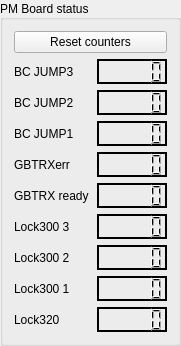
   <widget class="QGroupBox" name="PM_BOARD_STATUS">
    <property name="geometry">
     <rect>
      <x>200</x>
      <y>410</y>
      <width>181</width>
      <height>310</height>
     </rect>
    </property>
    <property name="title">
     <string>PM Board status</string>
    </property>
    <property name="alignment">
     <set>Qt::AlignJustify|Qt::AlignVCenter</set>
    </property>
    <layout class="QGridLayout" name="gridLayout_10">
     <item row="7" column="1">
      <widget class="QLCDNumber" name="lcdNumber_10">
       <property name="minimumSize">
        <size>
         <width>70</width>
         <height>25</height>
        </size>
       </property>
       <property name="maximumSize">
        <size>
         <width>70</width>
         <height>25</height>
        </size>
       </property>
       <property name="frameShadow">
        <enum>QFrame::Plain</enum>
       </property>
       <property name="lineWidth">
        <number>2</number>
       </property>
      </widget>
     </item>
     <item row="8" column="1">
      <widget class="QLCDNumber" name="lcdNumber_11">
       <property name="minimumSize">
        <size>
         <width>70</width>
         <height>25</height>
        </size>
       </property>
       <property name="maximumSize">
        <size>
         <width>70</width>
         <height>25</height>
        </size>
       </property>
       <property name="frameShadow">
        <enum>QFrame::Plain</enum>
       </property>
       <property name="lineWidth">
        <number>2</number>
       </property>
      </widget>
     </item>
     <item row="9" column="0">
      <widget class="QLabel" name="LOCK320">
       <property name="text">
        <string>Lock320</string>
       </property>
      </widget>
     </item>
     <item row="6" column="1">
      <widget class="QLCDNumber" name="lcdNumber_8">
       <property name="minimumSize">
        <size>
         <width>70</width>
         <height>25</height>
        </size>
       </property>
       <property name="maximumSize">
        <size>
         <width>70</width>
         <height>25</height>
        </size>
       </property>
       <property name="frameShadow">
        <enum>QFrame::Plain</enum>
       </property>
       <property name="lineWidth">
        <number>2</number>
       </property>
      </widget>
     </item>
     <item row="7" column="0">
      <widget class="QLabel" name="LOCK300_2">
       <property name="text">
        <string>Lock300 2</string>
       </property>
      </widget>
     </item>
     <item row="8" column="0">
      <widget class="QLabel" name="LOCK300_1">
       <property name="text">
        <string>Lock300 1</string>
       </property>
      </widget>
     </item>
     <item row="9" column="1">
      <widget class="QLCDNumber" name="lcdNumber_12">
       <property name="minimumSize">
        <size>
         <width>70</width>
         <height>25</height>
        </size>
       </property>
       <property name="maximumSize">
        <size>
         <width>70</width>
         <height>25</height>
        </size>
       </property>
       <property name="frameShadow">
        <enum>QFrame::Plain</enum>
       </property>
       <property name="lineWidth">
        <number>2</number>
       </property>
      </widget>
     </item>
     <item row="4" column="0">
      <widget class="QLabel" name="GBTRXERR">
       <property name="text">
        <string>GBTRXerr</string>
       </property>
      </widget>
     </item>
     <item row="5" column="0">
      <widget class="QLabel" name="GBTRX_READY">
       <property name="text">
        <string>GBTRX ready</string>
       </property>
      </widget>
     </item>
     <item row="1" column="1">
      <widget class="QLCDNumber" name="lcdNumber">
       <property name="minimumSize">
        <size>
         <width>70</width>
         <height>25</height>
        </size>
       </property>
       <property name="maximumSize">
        <size>
         <width>70</width>
         <height>25</height>
        </size>
       </property>
       <property name="frameShadow">
        <enum>QFrame::Plain</enum>
       </property>
       <property name="lineWidth">
        <number>2</number>
       </property>
      </widget>
     </item>
     <item row="1" column="0">
      <widget class="QLabel" name="BC_JUMP3">
       <property name="text">
        <string>BC JUMP3</string>
       </property>
      </widget>
     </item>
     <item row="4" column="1">
      <widget class="QLCDNumber" name="lcdNumber_6">
       <property name="minimumSize">
        <size>
         <width>70</width>
         <height>25</height>
        </size>
       </property>
       <property name="maximumSize">
        <size>
         <width>70</width>
         <height>25</height>
        </size>
       </property>
       <property name="frameShadow">
        <enum>QFrame::Plain</enum>
       </property>
       <property name="lineWidth">
        <number>2</number>
       </property>
      </widget>
     </item>
     <item row="5" column="1">
      <widget class="QLCDNumber" name="lcdNumber_7">
       <property name="minimumSize">
        <size>
         <width>70</width>
         <height>25</height>
        </size>
       </property>
       <property name="maximumSize">
        <size>
         <width>70</width>
         <height>25</height>
        </size>
       </property>
       <property name="frameShadow">
        <enum>QFrame::Plain</enum>
       </property>
       <property name="lineWidth">
        <number>2</number>
       </property>
      </widget>
     </item>
     <item row="3" column="1">
      <widget class="QLCDNumber" name="lcdNumber_5">
       <property name="minimumSize">
        <size>
         <width>70</width>
         <height>25</height>
        </size>
       </property>
       <property name="maximumSize">
        <size>
         <width>70</width>
         <height>25</height>
        </size>
       </property>
       <property name="frameShadow">
        <enum>QFrame::Plain</enum>
       </property>
       <property name="lineWidth">
        <number>2</number>
       </property>
      </widget>
     </item>
     <item row="2" column="0">
      <widget class="QLabel" name="BC_JUMP2">
       <property name="text">
        <string>BC JUMP2</string>
       </property>
      </widget>
     </item>
     <item row="3" column="0">
      <widget class="QLabel" name="BC_JUMP1">
       <property name="text">
        <string>BC JUMP1</string>
       </property>
      </widget>
     </item>
     <item row="2" column="1">
      <widget class="QLCDNumber" name="lcdNumber_4">
       <property name="minimumSize">
        <size>
         <width>70</width>
         <height>25</height>
        </size>
       </property>
       <property name="maximumSize">
        <size>
         <width>70</width>
         <height>25</height>
        </size>
       </property>
       <property name="frameShadow">
        <enum>QFrame::Plain</enum>
       </property>
       <property name="lineWidth">
        <number>2</number>
       </property>
      </widget>
     </item>
     <item row="6" column="0">
      <widget class="QLabel" name="LOCK300_3">
       <property name="text">
        <string>Lock300 3</string>
       </property>
      </widget>
     </item>
     <item row="0" column="0" colspan="2">
      <widget class="QPushButton" name="pushButton">
       <property name="text">
        <string>Reset counters</string>
       </property>
      </widget>
     </item>
    </layout>
   </widget>
